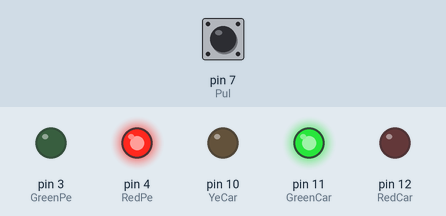
The sketch below on a simulated Arduino Uno, built with avr-gcc and run on an emulated ATmega328P. Shown: output pins drawn as LEDs (lit = HIGH). Dashed ring = blinking. The inputs (shaded band) are chosen by the test bench; at power-on: pin 7 (Pul) LOW.

Above: at 1.2 s.
1.3 s: pin 7 (Pul) pulsed HIGH 5 times (0.12 s each, 0.3 s apart)
At 2.8 s:
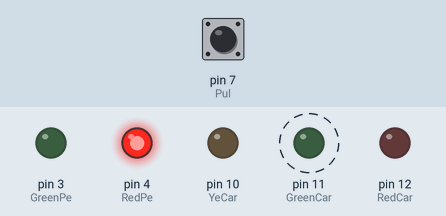
At 12.0 s:
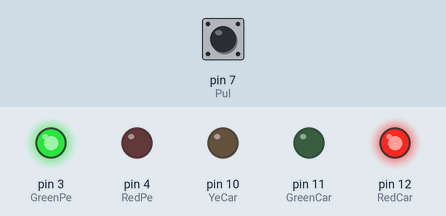
Timing chart, 0 to 34.9 s (numbered marks = the images above; inputs shaded):
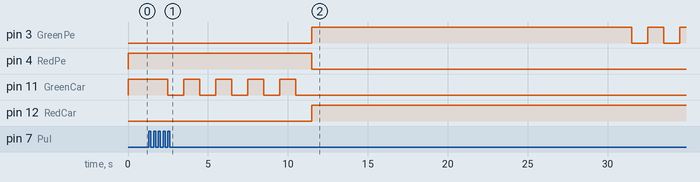

Measured:
- after the input at 1.3 s, pin 3 (GreenPe): goes HIGH 20.0 s, LOW 1.0 s, HIGH 1.0 s, LOW 1.0 s, then HIGH, starting after 10.2 s; pin 4 (RedPe): HIGH → LOW after 10.2 s; pin 11 (GreenCar): alternates HIGH for 1.0 s and LOW for 1.0 s, 9 changes in all, then stays LOW, starting after 1.2 s; pin 12 (RedCar): LOW → HIGH after 10.2 s

The sketch:

MEFs.ino
```cpp
//Definicion de los pines
uint8_t RedCar= 12; // LED ROJA DEL CARRO
uint8_t GreenCar= 11; // LED VERDE DEL CARRO
uint8_t YeCar= 10; // LED AMARILLA DEL CARRO
uint8_t RedPe= 4;  // LED ROJA PEATON
uint8_t GreenPe= 3; // LED VERDE PEATON
uint8_t Pul= 7;  // PULSADOR

//Las siguientes variables se declaran fuera de todas las funciones ya que estas se usan en dos funciones diferentes
uint8_t Contador = 0;  // Contador de veces que se oprime el pulsador
uint8_t EstadoAnterior = 0; // Estado anterior del pulsador
uint8_t ValorPul = 0; // Estado del pulsador, se inicializa en 0

void setup(){

  // Se configura el pulsador como entrada
  pinMode(Pul, INPUT);

  // Se configuran los LEDs como salida
  pinMode(RedCar, OUTPUT);
  pinMode(GreenCar, OUTPUT);
  pinMode(YeCar, OUTPUT);
  pinMode(RedPe, OUTPUT);
  pinMode(GreenPe, OUTPUT);

  // Se definen las condiciones iniciales = caso 0 (semáforo vehicular en verde y peatonal en rojo)
  digitalWrite(GreenCar, 1); // LED verde vehicular encendido
  digitalWrite(RedPe, 1); // LED rojo peatonal encendido
  digitalWrite(YeCar, 0); // LED amarillo vehicular apagado
  digitalWrite(RedCar, 0); // LED rojo vehicular apagado
  digitalWrite(GreenPe, 0); // LED verde peatonal apagado

}

enum Estado { // Se "enumeran" los casos posibles de la variable Estado, que es la que se esta comparando en cada case
  uno,
  dos,
  tres,
  cuatro,
  cinco,
  seis
};

int Pulsaciones(){ // Funcion que cuenta cuando se oprime el pulsador

ValorPul = digitalRead(Pul); // Se lee el estado del pulsador

 if(ValorPul != EstadoAnterior){  // Se pregunta si los valores son diferentes
  	if(ValorPul == 1){
    		Contador++;              // Si el pulsador fue oprimido el contador va sumando 1
  		}
      	if(ValorPul == 0){      // Si el pulsador no se oprime no se empieza a contar
      	}
	}
EstadoAnterior = ValorPul; // Se guarda el estado actual del pulsador para la siguiente iteracion
	return Contador; // Me arroja un entero
}

void Semaforo(){

	static uint8_t Estado = 0; // Estado del diagrama
	static uint32_t Reloj = 0; // Reloj relativo para poder hacer diferencias de tiempo
 	static uint32_t Wink_Reloj = 0; // Contador para el estado "led verde titilando"
	static uint8_t Wink_Contador = 0; // Contador de las titiladas

switch(Estado){

   case uno : // Estado S1 (estado inicial) : vehicular en verde y peatonal en rojo

      Pulsaciones(); // Se llama esta funcion para verificar el valor del contador
      if(millis()-Reloj >= 85000){ // Se cuentan 85 seg antes de pasar al siguiente estado
       	Estado = 1;
     		}
      	if(Contador >= 5){ // Cuando se oprime el pulsador 5 veces pasa al siguiente estado (LED verde titilando)
        	Estado = 1;
          Reloj = millis()-85000; //Ajuste para que justo cuando millis()-reloj sea igual a 85s se pase al estado S2
      		}

      		break;

    case dos : // Estado S2 : LED verde vehicular titilando

     	 if(millis()-Wink_Reloj >= 1000 && millis()-Reloj >= 5000){ // Se enciende y apaga el LED verde vehicular cada segundo por 5 seg
       digitalWrite(GreenCar, !digitalRead(GreenCar));
       Wink_Reloj = millis();
       Wink_Contador++; // Cada que se encience o apaga, aumentamos el contador de las titiladas
     		}

      	if(Wink_Contador >= 10){ // Si el LED se enciende 5 veces se pasa al estado S3
          Estado = 2;
          Wink_Contador = 0;
      		}

     break;

     case tres : // Estado S3 : Se enciende el vehicular amarillo

      	digitalWrite(GreenCar,0); // Se apaga el LED verde
      	digitalWrite(YeCar,1); // Se enciende en LED amarillo

      	if(millis()-Reloj >= 5000){ // Se cuentan 5 seg con el LED amarillo encendido
          Estado = 3;
          Reloj = millis();
     		}

      break;

      case cuatro : // Estado S4 : Se encienden los LEDs rojo vehicular y verde peatonal

      	digitalWrite(YeCar,0); // Se apaga el LED amarillo vehicular
        digitalWrite(RedPe,0); // Se apaga el LED rojo peatonal
      	digitalWrite(RedCar,1); // Se enciende el LED rojo vehicular
      	digitalWrite(GreenPe,1); // Se enciende el LED verde peatonal

      	if(millis()-Reloj >= 15000){ // Se cuentan 15 seg con el rojo vehicular encendido
        	Estado = 4;
          Reloj = millis();
      		}

      break;

      case cinco : // Estado S5 : LED verde peatonal titilando

     		if(millis()-Wink_Reloj >= 1000 && millis()-Reloj >= 5000){ // Se enciende y apaga el LED verde peatonal cada segundo por 5 seg
        	digitalWrite(GreenPe, !digitalRead(GreenPe));
          Wink_Reloj = millis();
          Wink_Contador++; // Cada que se encience o apaga, aumentamos el contador de las titiladas
     		}

      		if(Wink_Contador >= 10){ // Si el LED se enciende 5 veces pasa al siguiente estado
            Estado = 5;
            Reloj = millis();
      		}

     break;

		 case seis : // Estado S6 (ultimo estado antes de reiniciar) : Se apaga el LED verde peatonal y se enciende el rojo peatonal

      	digitalWrite(GreenPe,0); // Se apaga el LED verde peatonal
      	digitalWrite(RedPe,1); // Se enciende el LED rojo peatonal

      	if(millis()-Reloj >= 2000){ // Se esperan 2 seg antes de que ocurra el Estado S1 (LED vehicular rojo se apague y se encienda el LED vehicular verde)

         Estado = 0;             // Se reinicia todo el sistema
         Reloj = millis();

         digitalWrite(RedCar,0); // Se apaga el LED rojo vehicular
         digitalWrite(GreenCar,1); // Se enciende el LED verde vehicular

         Contador = 0;     // Como se reinicio todo el sistema estas variables se vuelven a inicializar
				 EstadoAnterior = 0;
				 ValorPul = 0;
				 Wink_Contador = 0;
      		}

      break;

    }
}

void loop(){

Semaforo(); // Se llamamos esta funcion ya que, se reinicio el sistema, y esta es la que realiza todo el procedimiento

}
```
